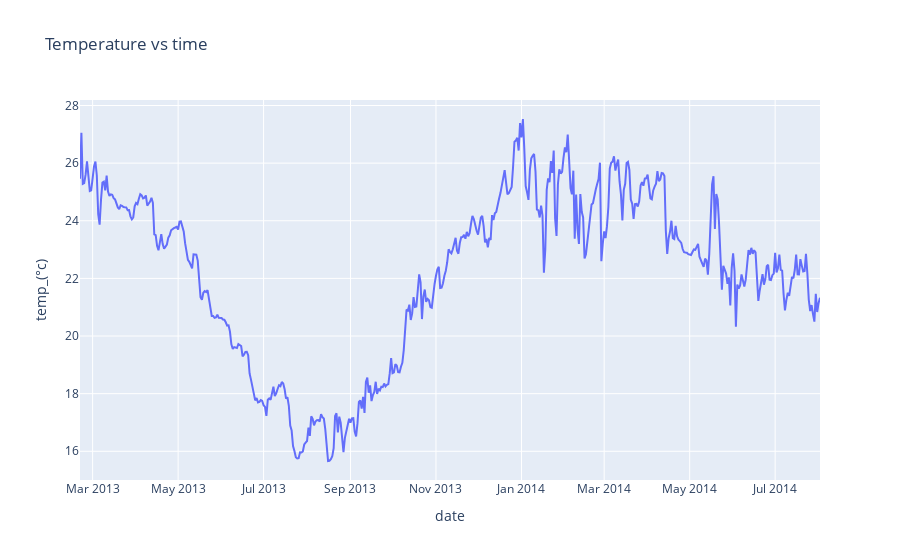

The cell this chart's notebook holds for it:
### Markdown cell above
We don´t have missing values!!!

### Code cell
fig = px.line(data_def_5, x="date", y="temp_(°c)", title='Temperature vs time') #line plot
fig.show()

### Figure 1 — Plotly figure (JSON) as saved in the notebook; plotly's stock layout.template omitted (floating-point values rounded to 4 significant figures; data arrays with more than 128 entries replaced by an {"elided": "..."} marker saying what was removed)
{"data": [{"hovertemplate": "date=%{x}<br>temp_(°c)=%{y}<extra></extra>", "legendgroup": "", "line": {"color": "#636efa", "dash": "solid"}, "marker": {"symbol": "circle"}, "mode": "lines", "name": "", "orientation": "v", "showlegend": false, "type": "scatter", "x": {"elided": "529 str values"}, "xaxis": "x", "y": {"elided": "529 float values"}, "yaxis": "y"}], "layout": {"legend": {"tracegroupgap": 0}, "title": {"text": "Temperature vs time"}, "xaxis": {"anchor": "y", "domain": [0, 1], "title": {"text": "date"}}, "yaxis": {"anchor": "x", "domain": [0, 1], "title": {"text": "temp_(°c)"}}}}
